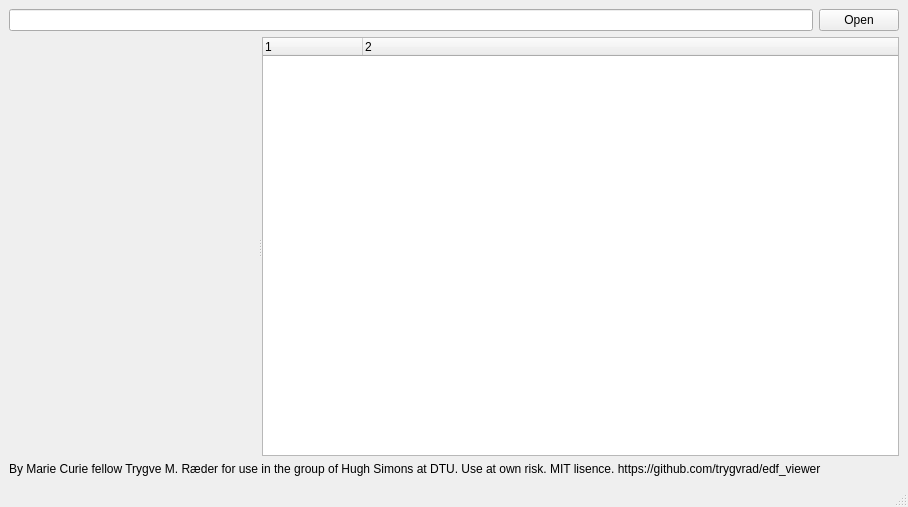
<?xml version="1.0" encoding="UTF-8"?>
<ui version="4.0">
 <class>MainWindow</class>
 <widget class="QMainWindow" name="MainWindow">
  <property name="geometry">
   <rect>
    <x>0</x>
    <y>0</y>
    <width>908</width>
    <height>507</height>
   </rect>
  </property>
  <property name="windowTitle">
   <string>edf view</string>
  </property>
  <widget class="QWidget" name="centralwidget">
   <layout class="QVBoxLayout" name="verticalLayout" stretch="0,1,0">
    <item>
     <layout class="QHBoxLayout" name="horizontalLayout">
      <item>
       <widget class="QLineEdit" name="path"/>
      </item>
      <item>
       <widget class="QPushButton" name="open_button">
        <property name="text">
         <string>Open</string>
        </property>
       </widget>
      </item>
     </layout>
    </item>
    <item>
     <widget class="QSplitter" name="splitter">
      <property name="orientation">
       <enum>Qt::Horizontal</enum>
      </property>
      <widget class="ImageView" name="image_show" native="true">
       <property name="minimumSize">
        <size>
         <width>0</width>
         <height>0</height>
        </size>
       </property>
      </widget>
      <widget class="QTreeWidget" name="header_tree">
       <property name="columnCount">
        <number>2</number>
       </property>
       <column>
        <property name="text">
         <string notr="true">1</string>
        </property>
       </column>
       <column>
        <property name="text">
         <string notr="true">2</string>
        </property>
       </column>
      </widget>
     </widget>
    </item>
    <item>
     <widget class="QLabel" name="label">
      <property name="minimumSize">
       <size>
        <width>10</width>
        <height>0</height>
       </size>
      </property>
      <property name="text">
       <string>By Marie Curie fellow Trygve M. Ræder for use in the group of Hugh Simons at DTU. Use at own risk. MIT lisence. https://github.com/trygvrad/edf_viewer</string>
      </property>
     </widget>
    </item>
   </layout>
  </widget>
  <widget class="QMenuBar" name="menubar">
   <property name="geometry">
    <rect>
     <x>0</x>
     <y>0</y>
     <width>908</width>
     <height>22</height>
    </rect>
   </property>
  </widget>
  <widget class="QStatusBar" name="statusbar"/>
 </widget>
 <customwidgets>
  <customwidget>
   <class>ImageView</class>
   <extends>QWidget</extends>
   <header>pyqtgraph</header>
   <container>1</container>
  </customwidget>
 </customwidgets>
 <resources/>
 <connections/>
</ui>
